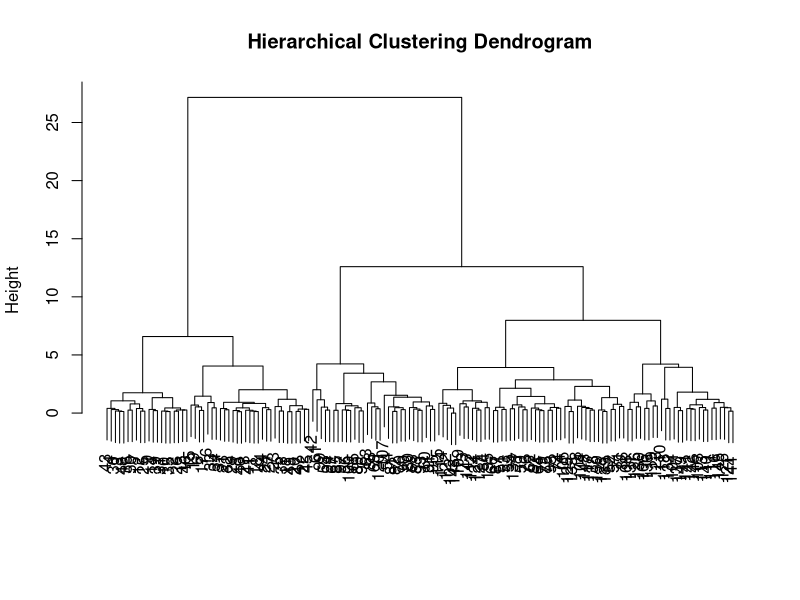
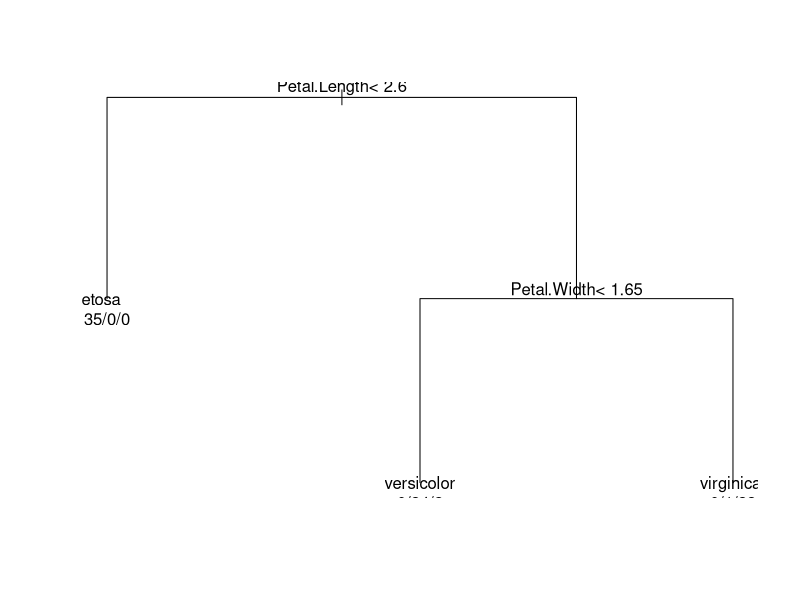

Here is the R script that generated these plots, in order:
# Load necessary libraries
library(e1071)       # For SVM
library(caret)       # For model evaluation
library(datasets)    # For iris dataset
library(rpart)       # For decision tree
library(cluster)     # For hierarchical clustering
library(dplyr)       # For data manipulation
library(ggplot2)     # For plotting

# Load the iris dataset
data(iris)
head(iris)

# Split data into training and test sets
set.seed(123)
trainIndex <- createDataPartition(iris$Species, p = 0.7, list = FALSE)
trainData <- iris[trainIndex,]
testData <- iris[-trainIndex,]

### 1. Support Vector Machine (SVM) - Classification ###
svm_model <- svm(Species ~ ., data = trainData, kernel = "linear")
svm_predictions <- predict(svm_model, testData)
svm_conf_matrix <- confusionMatrix(svm_predictions, testData$Species)
print("SVM Model Accuracy:")
print(svm_conf_matrix$overall['Accuracy'])

### 2. Multiple Linear Regression ###
# Using Sepal.Length as the dependent variable, predicting it based on other features
linear_model <- lm(Sepal.Length ~ Sepal.Width + Petal.Length + Petal.Width, data = trainData)
linear_predictions <- predict(linear_model, testData)
linear_rmse <- sqrt(mean((linear_predictions - testData$Sepal.Length)^2))
print("Multiple Linear Regression RMSE:")
print(linear_rmse)

### 3. Hierarchical Clustering - Unsupervised Learning ###
# Prepare the data by removing the Species column
clustering_data <- scale(iris[, -5])
distance_matrix <- dist(clustering_data, method = "euclidean")
hc <- hclust(distance_matrix, method = "ward.D2")
plot(hc, main = "Hierarchical Clustering Dendrogram", xlab = "", sub = "")

# Cut the dendrogram into 3 clusters and compare with actual species
cluster_groups <- cutree(hc, k = 3)
table(cluster_groups, iris$Species)

### 4. Decision Tree Classification ###
tree_model <- rpart(Species ~ ., data = trainData, method = "class")
tree_predictions <- predict(tree_model, testData, type = "class")
tree_conf_matrix <- confusionMatrix(tree_predictions, testData$Species)
print("Decision Tree Model Accuracy:")
print(tree_conf_matrix$overall['Accuracy'])

# Visualize the decision tree
plot(tree_model)
text(tree_model, use.n = TRUE)

# Summary of models' performance
cat("\nSummary of Model Performance:\n")
cat("1. SVM Accuracy:", svm_conf_matrix$overall['Accuracy'], "\n")
cat("2. Multiple Linear Regression RMSE:", linear_rmse, "\n")
cat("3. Hierarchical Clustering groups:\n")
print(table(cluster_groups, iris$Species))
cat("4. Decision Tree Accuracy:", tree_conf_matrix$overall['Accuracy'], "\n")
